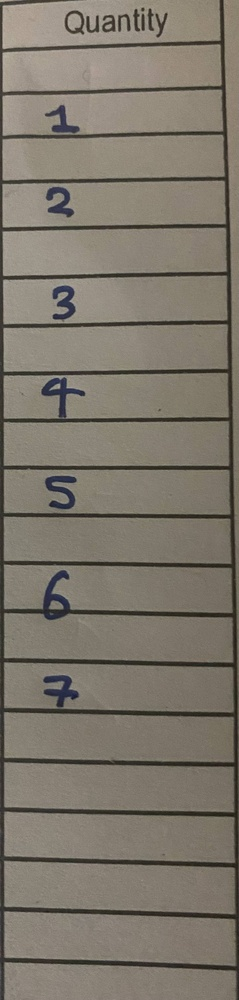
#> input picture images/handwritten_img/IMG_0037.jpg, 239 x 1000 px, shrunk from 918 x 3838 before the run, found by its file name
$ python add_white_line.py
#> lines starting #> are read from the running program, lines starting #| are printed output that depends on the picture; after the words box and inside, x2 and y2 are one past the last pixel; in counts of white or black regions, pixels touching at a corner belong together
import cv2

class AddWhiteLine:
    def __init__(self, image_path):
#> called with image_path = 'images/handwritten_img/IMG_0037.jpg'
        self.image = cv2.imread(image_path)
#> self.image is the input picture: shape (1000, 239, 3); mean B, G, R 107.6, 119.1, 126

    def process_image(self):
        gray = cv2.cvtColor(self.image, cv2.COLOR_BGR2GRAY)
        thresh = cv2.threshold(gray, 0, 255, cv2.THRESH_BINARY_INV + cv2.THRESH_OTSU)[1]
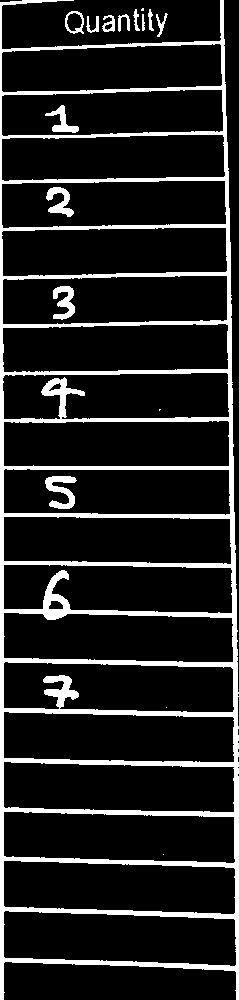
#> thresh: shape (1000, 239); 13.2% white; 17 white regions (4 under 20 px), largest, box (x1, y1, x2, y2) and area: (0, 0, 239, 1000) 29072, (45, 476, 77, 509) 537, (53, 286, 75, 320) 429

        # Remove horizontal lines
        horizontal_kernel = cv2.getStructuringElement(cv2.MORPH_RECT, (25, 1))
        detected_lines = cv2.morphologyEx(thresh, cv2.MORPH_OPEN, horizontal_kernel, iterations=2)
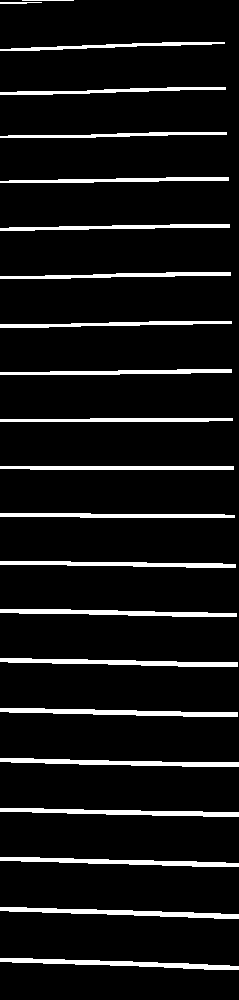
#> detected_lines: shape (1000, 239); 8.1% white; 22 white regions
        cnts = cv2.findContours(detected_lines, cv2.RETR_EXTERNAL, cv2.CHAIN_APPROX_SIMPLE)
#> cnts = 22 contours, 1 with area under 20; largest, box (x1, y1, x2, y2) and area: (0, 708, 238, 717) 932, (0, 907, 239, 919) 918, (0, 958, 239, 970) 900, (0, 658, 238, 667) 894, (0, 758, 239, 767) 880
        cnts = cnts[0] if len(cnts) == 2 else cnts[1]
        for c in cnts:
            cv2.drawContours(self.image, [c], -1, (255, 255, 255), 2)
#> this loop made 22 passes
#> c on pass 22: [[22, 0], [73, 0]]
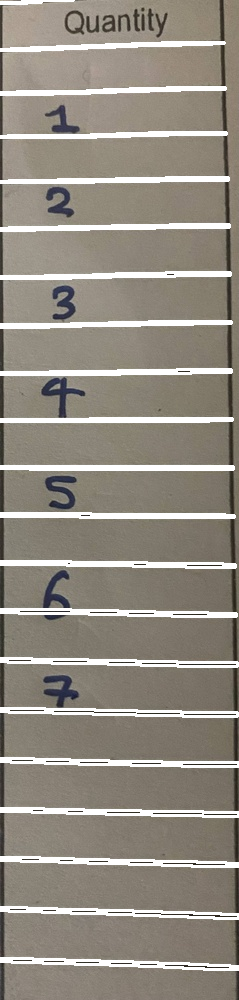
#> self.image: shape (1000, 239, 3); 11.53% of pixels changed, all inside (x1, y1, x2, y2) = (0, 0, 239, 971)

        # Repair image
        repair_kernel = cv2.getStructuringElement(cv2.MORPH_RECT, (1, 6))
#> repair_kernel = [1, 1, 1, 1, 1, 1]
        result = 255 - cv2.morphologyEx(255 - self.image, cv2.MORPH_CLOSE, repair_kernel, iterations=1)
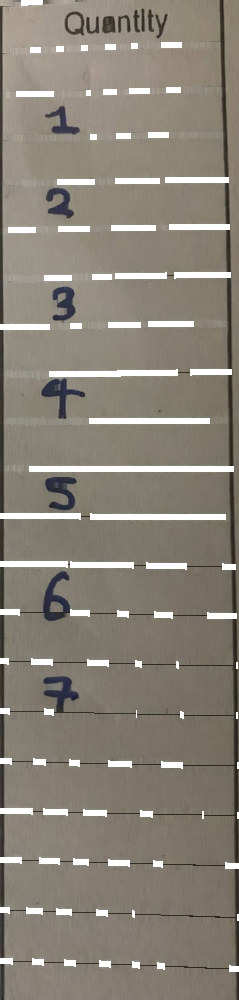
#> result: shape (1000, 239, 3); mean B, G, R 120, 131, 137.8

        return result

    def save_processed_image(self, output_path):
        processed_image = self.process_image()
        cv2.imwrite(output_path, processed_image)

if __name__ == "__main__":
    input_image_path = 'images/handwritten_img/IMG_0037.jpg'
    output_image_path = '/text-image-processing/processed_image/result.png'

    image_processor = AddWhiteLine(input_image_path)
    image_processor.save_processed_image(output_image_path)
